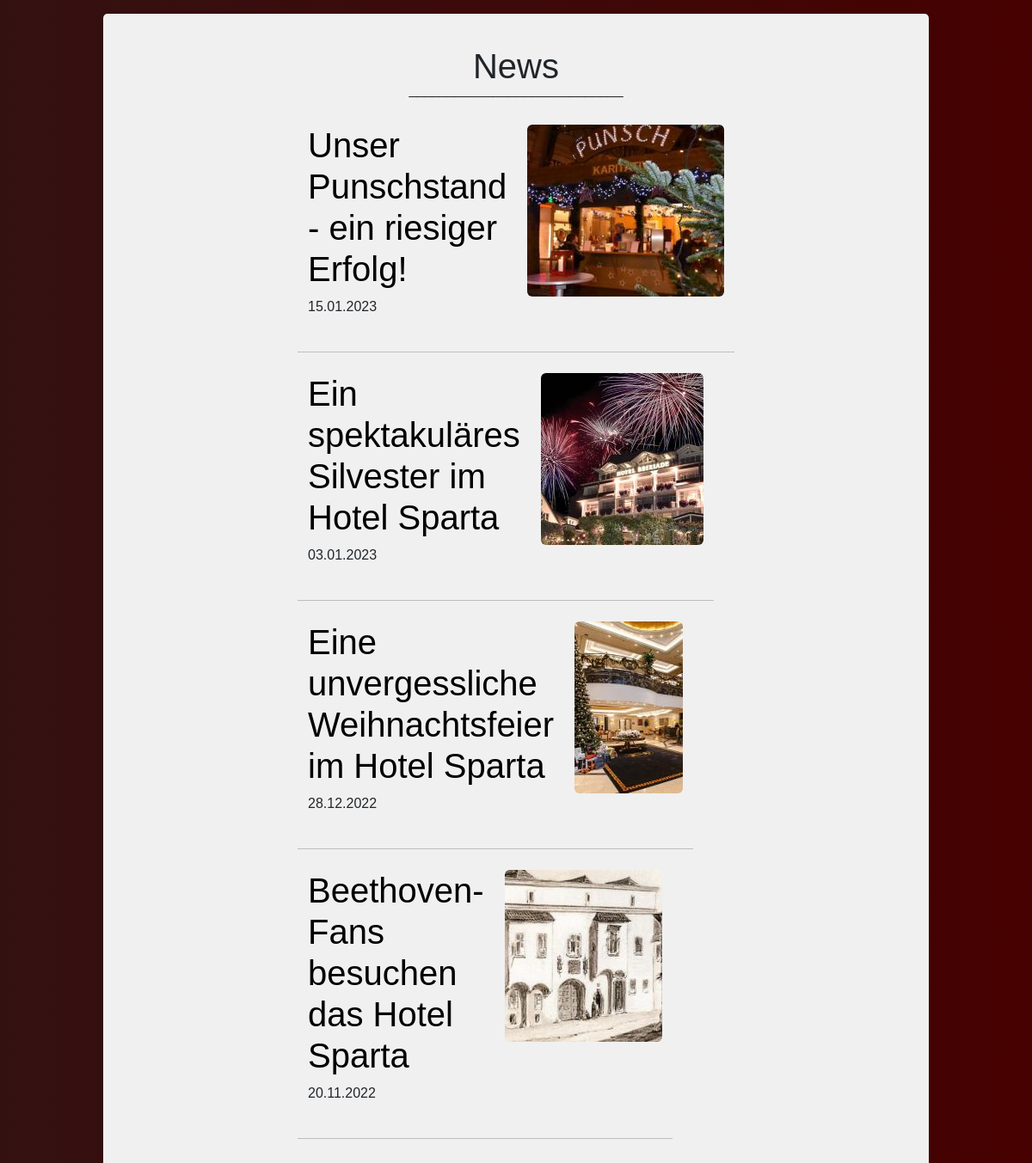
Page /pages/News.php on the committed database.
### tables this page shows
CREATE TABLE `blog` (
  `ID` int(11) NOT NULL,
  `blogtitle` varchar(64) NOT NULL,
  `blogentry` text NOT NULL,
  `picture` varchar(400) NOT NULL,
  `datum` varchar(255) NOT NULL
);

### pages/News.php (the view, shortened to what this page needs)
<!DOCTYPE html>
<html>
<head>
    <?php
    include 'head.php'
        ?>
</head>
<body>
    <?php
    if (isset($_GET["id"])) {
        require('dbaccess.php');
        $stmt = $con->prepare("SELECT * FROM blog WHERE ID = :id");
        $stmt->bindParam(":id", $_GET["id"], PDO::PARAM_INT);
        $stmt->execute();
        $count = $stmt->rowCount();
        if ($count == 0) {
            echo "Die News konnte nicht gefunden werden.";
        } else {
            $row = $stmt->fetch();
            ?>
            <div class="container mt-2">
                <div class="row">
                    <div class="col-lg-12 pt-4 pt-lg-0">
                        <h1>
                            <?php echo $row["blogtitle"] ?>
                        </h1>
                        <img class="float-end" src=" <?php echo $row["picture"] ?>" alt="thumbnail">
                        <p>
                            <?php echo $row["blogentry"] ?>
                        </p>
                        <p>
                            <?php echo date("d.m.Y", $row["datum"]) ?>
                        </p>
                    </div>
                </div>
            </div>
            <?php
        }
    } else {
        require("dbaccess.php");
        $stmt = $con->prepare("SELECT * FROM blog ORDER BY datum DESC");
        $stmt->execute();
        $count = $stmt->rowCount();
        ?>
        <div class="container px-4 px-lg-5 mt-3">
        <h1 style="text-align: center; line-height: 100%" class="mt-3">News</h1>
        <p style="text-align: center; line-height: 0%">
        ____________________________
        </p>
        <br>
            <div class="row gx-4 gx-lg-5 justify-content-center">
                <div class="col-md-10 col-lg-8 col-xl-7">
                    <?php
                    if ($count == 0) {
                        echo "Es wurden keine News gefunden.";
                    } else {
                        while ($row = $stmt->fetch()) {
                            ?>
                            <div class="row ">
                                <div class="col">
                                    <a class="linkNews" href="index.php?page=news&id=<?php echo $row["ID"] ?>">
                                        <h1>
                                            <?php echo $row["blogtitle"] ?>
                                        </h1>
                                    </a>
                                </div>
                                <div class="col d-none d-md-block">
                                    <img class="rounded float-right" src=" <?php echo $row["picture"] ?>" alt="thumbnail">
                                </div>
                                <p>
                                    <?php echo date("d.m.Y", $row["datum"]) ?>
                                </p>
                                <hr class="my-4" />
                                <?php
                        }
                    } ?>
                    </div>
                </div>
            </div>
        </div>
        <?php
    }
    ?>
</body>
</html>

### pages/head.php (shortened to what this page needs)
<!DOCTYPE html>
<html>
<head>
    <link href="https://cdn.jsdelivr.net/npm/bootstrap@5.2.2/dist/css/bootstrap.min.css" rel="stylesheet">
    <link rel="stylesheet" href="stylesheet.css" type="text/css">
</head>
<body>
</body>
</html>

### pages/stylesheet.css (style rules this page uses)
body { background: linear-gradient(90deg, #341111, #470101); }
.container { max-width: 80%; width: 100%; background-color: rgb(240, 240, 240); padding: 25px 30px; border-radius: 5px; box-shadow: 0 5px 10px rgba(0, 0, 0, 0.15); margin-bottom: 20px; padding-bottom: 30px; }
.linkNews { color: black; text-decoration: none; }
.col img { height: 200px; width: 100%; cursor: pointer; transition: transform 1s; object-fit: cover; }

### pages/head.php (style rules this page uses)
* { font-family: 'Poppins',sans-serif; }

### rows in the picture
blog: blogtitle "Unser Punschstand - ein riesiger Erfolg!", picture (picture), datum "15.01.2023"
blog: blogtitle "Ein spektakuläres Silvester im Hotel Sparta", picture (picture), datum "03.01.2023"
blog: blogtitle "Eine unvergessliche Weihnachtsfeier im Hotel Sparta", picture (picture), datum "28.12.2022"
blog: blogtitle "Beethoven-Fans besuchen das Hotel Sparta", picture (picture), datum "20.11.2022"
